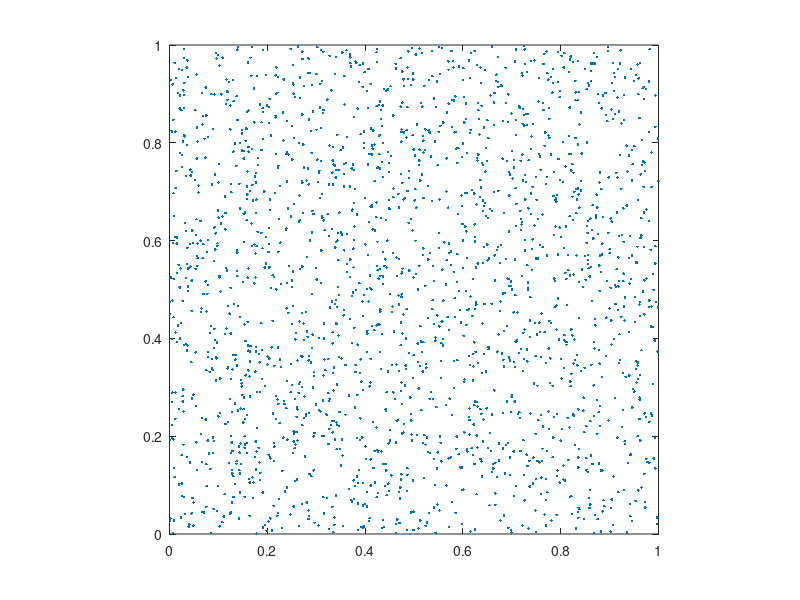

Recreate this plot in MATLAB. (Note: this script raises an error after producing the figure.)
%% Basic Settings.
clear;
close all;
warning off;

p = 5;

rank_or_tol = 1e-3;

tol = 1e-8;
maxit = 100;

if rank_or_tol >= 1
    fprintf("rank: %d\n", rank_or_tol);
else
    fprintf("tol: %.4e\n", rank_or_tol);
end
fprintf("tol: %.4e\n", tol);
fprintf("maxit: %d\n", maxit);

%% Generate points x and omega.
n = 2^p;
nx = n;
ny = n;
N = nx * ny;
M = 2 * N;

x = rand(M, 2);

fprintf("M: %d, N: %d\n", M, N);

figure();
plot(x(:, 1), x(:, 2), "Marker", ".", "LineStyle", "none");
axis equal;
xlim([0, 1]);
ylim([0, 1]);

%% NUDFT2_Matrix.
A = NUDFT2_2D_Matrix(x, nx, ny);
kappa_A = cond(A);
fprintf("cond(A): %.4e\n", kappa_A);

%% NUDFT2.
min_points = p * n;
fprintf("min_points: %d\n", min_points);

tic;
A = NUDFT2_2D(nx, ny);
A.Construct_ID_Algebraic(x, min_points, rank_or_tol);
t_construct = toc;
fprintf("Construct time: %.4e\n", t_construct);

r = A.Rank();
fprintf("HSS rank: %d\n", r);

mem_exact = M * N;
mem = A.Storage();
mem_ratio = mem / mem_exact;
fprintf("Mem ratio: %.4e\n", mem_ratio);

%% Apply.
u_ex = randn(N, 1) + randn(N, 1) * 1i;

tic;
f_nufft = MY_NUFFT2_2D(u_ex, x, nx, ny);
t_nufft = toc;
fprintf("NUFFT time: %.4e\n", t_nufft);

tic;
f = A.Apply(u_ex);
t_apply = toc;
fprintf("Apply time: %.4e\n", t_apply);

df = f - f_nufft;
rel_err = norm(df) / norm(f_nufft);
fprintf("Rel err: %.4e\n", rel_err);

%% URV Factorization.
tic;
A.URV_Factor();
t_factor = toc;
fprintf("Factor time: %.4e\n", t_factor);

%% MRI Reconstruction.
P = phantom('Modified Shepp-Logan', n);
u_ex = reshape(P, N, []);
f_nufft = MY_NUFFT2_2D(u_ex, x, nx, ny);

fprintf("Direct Solver\n");
tic;
u_direct = A.URV_Solve(f_nufft);
t_solve = toc;
fprintf("Direct solve time: %.4e\n", t_solve);
u_direct = real(u_direct);

r = f_nufft - MY_NUFFT2_2D(u_direct, x, nx, ny);
rel_res = norm(r) / norm(f_nufft);
fprintf("Rel res: %e\n", rel_res);

e = u_ex - u_direct;
rel_acc = norm(e) / norm(u_ex);
fprintf("Rel acc: %.4e\n", rel_acc);

fprintf("LSQR without Precond\n");
tic;
[u_cg, ~, ~, iter, ~] = INUDFT2_2D_CG(x, nx, ny, f_nufft, tol, maxit);
t_iter = toc;
fprintf("Iterative solve time: %.4e\n", t_iter);
fprintf("Iter number: %d\n", iter);
u_cg = real(u_cg);

r = f_nufft - MY_NUFFT2_2D(u_cg, x, nx, ny);
rel_res = norm(r) / norm(f_nufft);
fprintf("Rel res: %e\n", rel_res);

e = u_ex - u_cg;
rel_acc = norm(e) / norm(u_ex);
fprintf("Rel acc: %.4e\n", rel_acc);

fprintf("LSQR with Precond\n");
tic;
[u_pcg, ~, ~, iter, ~] = INUDFT2_2D_PCG(A, x, nx, ny, f_nufft, tol, maxit);
t_iter = toc;
fprintf("Iterative solve time: %.4e\n", t_iter);
fprintf("Iter number: %d\n", iter);
u_pcg = real(u_pcg);

r = f_nufft - MY_NUFFT2_2D(u_pcg, x, nx, ny);
rel_res = norm(r) / norm(f_nufft);
fprintf("Rel res: %e\n", rel_res);

e = u_ex - u_pcg;
rel_acc = norm(e) / norm(u_ex);
fprintf("Rel acc: %.4e\n", rel_acc);

P_reconstruct_direct = reshape(u_direct, n, n);
P_reconstruct_cg = reshape(u_cg, n, n);
P_reconstruct_pcg = reshape(u_pcg, n, n);

figure;
subplot(2, 2, 1);
imagesc(P);
colormap gray;
axis image;
axis off;
title('Original Shepp-Logan Phantom', 'FontSize', 12);
colorbar;
subplot(2, 2, 2);
imagesc(P_reconstruct_direct);
colormap gray;
axis image;
axis off;
title('Reconstructed Phantom from Direct Solver', 'FontSize', 12);
colorbar;
sgtitle('Reconstruction Comparison', ...
    'FontSize', 14, 'FontWeight', 'bold');
subplot(2, 2, 3);
imagesc(P_reconstruct_cg);
colormap gray;
axis image;
axis off;
title('Reconstructed Phantom from CG', 'FontSize', 12);
colorbar;
sgtitle('Reconstruction Comparison', ...
    'FontSize', 14, 'FontWeight', 'bold');
subplot(2, 2, 4);
imagesc(P_reconstruct_pcg);
colormap gray;
axis image;
axis off;
title('Reconstructed Phantom from PCG', 'FontSize', 12);
colorbar;
sgtitle('Reconstruction Comparison', ...
    'FontSize', 14, 'FontWeight', 'bold');
